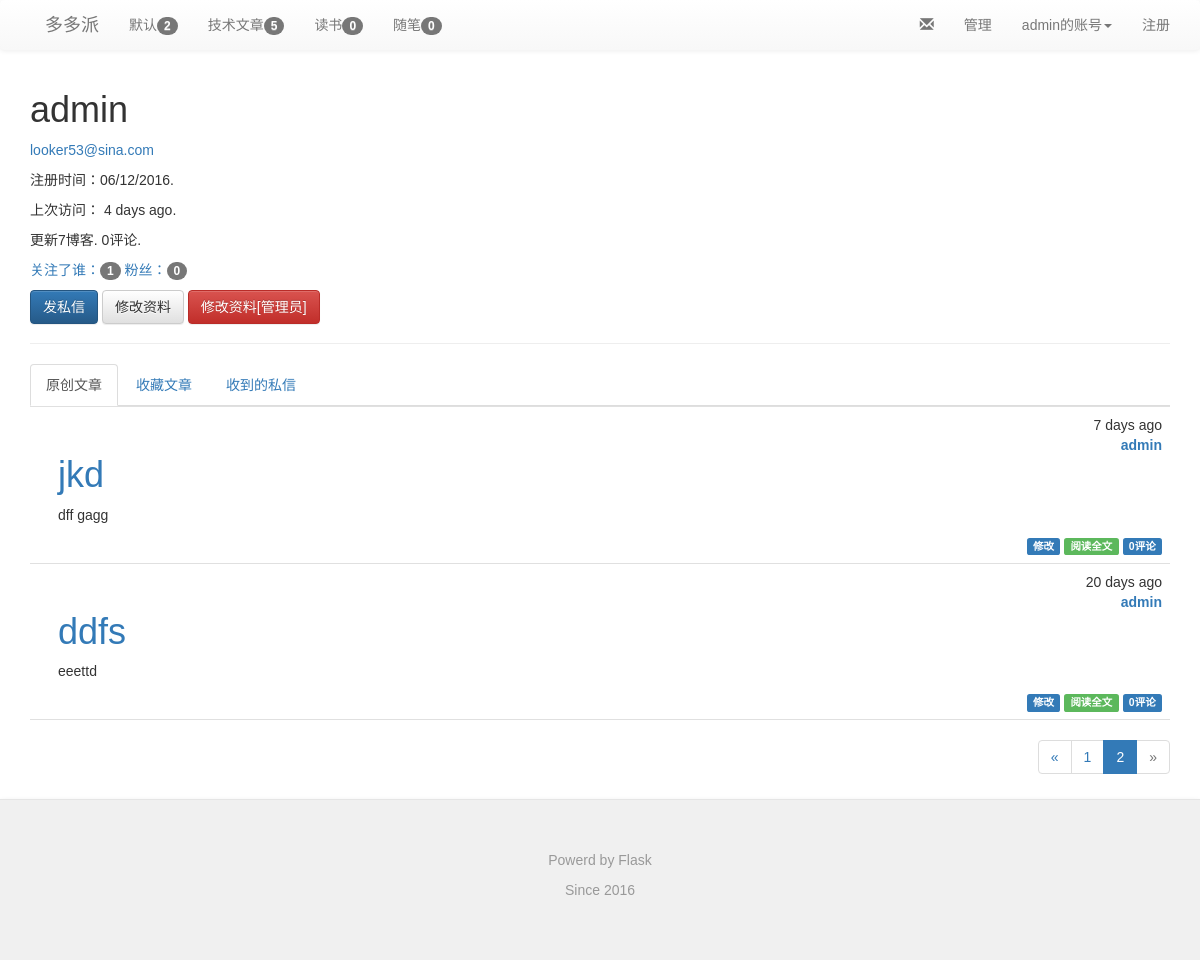
Page /profile/admin?page=2 (signed in) on the committed database.
### app/models.py (models this page shows, shortened)
class Category(db.Model):
    __tablename__ = 'categories'
    id = db.Column(db.Integer,primary_key=True)
    name = db.Column(db.String(64),unique=True)
    posts = db.relationship('Post',backref='category',lazy='dynamic')

class User(UserMixin, db.Model):
    __tablename__ = 'users'
    id = db.Column(db.Integer, primary_key=True)
    email = db.Column(db.String(64), unique=True, index=True)
    username = db.Column(db.String(64), unique=True, index=True)
    role_id = db.Column(db.Integer, db.ForeignKey('roles.id'))
    password_hash = db.Column(db.String(128))
    confirmed = db.Column(db.Boolean, default=False)
    name = db.Column(db.String(64))
    location = db.Column(db.String(64))
    about_me = db.Column(db.Text())
    member_since = db.Column(db.DateTime(), default=datetime.utcnow)
    last_seen = db.Column(db.DateTime(), default=datetime.utcnow)
    posts = db.relationship('Post',backref='author',lazy='dynamic')
    followed = db.relationship('Follow',
                               foreign_keys=[Follow.follower_id],
                               backref=db.backref('follower',lazy='joined'),
                               lazy='dynamic',cascade='all,delete-orphan')
    followers = db.relationship('Follow',
                                foreign_keys=[Follow.followed_id],
                                backref=db.backref('followed',lazy='joined'),
                                lazy='dynamic',cascade='all,delete-orphan')
    sendto = db.relationship('Message',
                             foreign_keys=[Message.sendto_id],
                             backref=db.backref('sendto',lazy='joined'),
                             lazy='dynamic',cascade='all,delete-orphan'
                             )
    author = db.relationship('Message',
                             foreign_keys=[Message.author_id],
                             backref=db.backref('author',lazy='joined'),
                             lazy='dynamic',cascade='all,delete-orphan'
                             )
    comments = db.relationship('Comment',backref='author',lazy='dynamic')
    starposts = db.relationship('Post',secondary='stars',backref=db.backref('stared',lazy='joined'),lazy='joined')
    @property
    def password(self):
        raise AttributeError('password is not a readable attribute')
    def can(self, permissions):
        return self.role is not None and \
            (self.role.permissions & permissions) == permissions
    def is_administrator(self):
        return self.can(Permission.ADMINISTER)
    def ping(self):
        self.last_seen = datetime.utcnow()
        db.session.add(self)
    def unread_message(self):
        num = self.sendto.count()
        total = 0
        for i in range(0,num):
            if self.sendto[i].confirmed == False:
                total += 1
        return total

class Post(db.Model):
    __tablename__ = 'posts'
    id = db.Column(db.Integer,primary_key=True)
    title = db.Column(db.Text(128))
    body = db.Column(db.Text)
    body_html = db.Column(db.Text)
    timestamp = db.Column(db.DateTime,index=True,default=datetime.utcnow)
    auth_id = db.Column(db.Integer,db.ForeignKey('users.id'))
    category_id = db.Column(db.Integer,db.ForeignKey('categories.id'))
    comments = db.relationship('Comment',backref='post',lazy='dynamic')
    visits = db.Column(db.Integer,nullable=False,default=int(10))

### app/main/views.py (the view)
@main.route('/profile/<username>')
def profile(username):
    user = User.query.filter_by(username=username).first_or_404()
    page = request.args.get('page', 1, type=int)
    pagination = user.posts.order_by(Post.timestamp.desc()).paginate(
        page, per_page=current_app.config['FLASKY_POSTS_PER_PAGE'],
        error_out=False)
    posts = pagination.items
    return render_template('user.html', user=user, posts=posts,
                           pagination=pagination)

### app/auth/views.py (called while the page is built)
@auth.before_app_request
def before_request():
    if current_user.is_authenticated:
        current_user.ping()
        if not current_user.confirmed \
            and request.endpoint[:5] != 'auth.' \
            and request.endpoint != 'static':
            return redirect(url_for('auth.unconfirmed'))

### app/main/__init__.py (called while the page is built)
@main.app_context_processor
def inject_permission():
    return dict(Permission=Permission)

### app/main/views.py (called while the page is built)
@main.before_app_request
def before_request(): #定义全局变量
    g.categories=Category.query.all()
    g.hotpost = Post.query.order_by(Post.visits.desc()).all()

@main.after_app_request
def after_request(response):
    for query in get_debug_queries():
        if query.duration >= current_app.config['FLASKY_SLOW_DB_QUERY_TIME']:
            current_app.logger.warning(
                'Slow query:%s\nParameters: %s\nDuration: %fs\nContext: %s\n'
                %(query.statement,query.parameters,query.duration,query.context)
            )
    return response

### app/models.py (called while the page is built)
@login_manager.user_loader
def load_user(user_id):
    return User.query.get(int(user_id))

### app/templates/user.html (shortened to what this page needs)
{% extends "base.html" %}
{% import "_macros.html" as macros %}
{% block page_content %}
{% include "_userbase.html" %}
{% include '_posts_thumbnail.html' %}
{% if pagination %}
<div class="pagination">
    {{ macros.pagination_widget(pagination,'.profile',username=user.username)}}
</div>
{% endif %}
{% endblock %}

### app/templates/base.html (shortened to what this page needs)
{% extends "bootstrap/base.html" %}
{% block head %}
{{ super() }}
<link rel="stylesheet" type="text/css" href="{{ url_for('static', filename='css/bootstrap.css') }}">
<link rel="stylesheet" type="text/css" href="{{ url_for('static', filename='css/bootstrap.min.css') }}">
<link rel="stylesheet" type="text/css" href="{{ url_for('static', filename='css/bootstrap-theme.css') }}">
<link rel="stylesheet" type="text/css" href="{{ url_for('static', filename='css/bootstrap-theme.min.css') }}">
<link rel="stylesheet" type="text/css" href="{{ url_for('static', filename='styles.css') }}">
{% endblock %}
{% block navbar %}
<div class="nav navbar-default">
    <div class="container">
        <div class="navbar-header">
            <a class="navbar-brand" href="/">多多派</a>
        </div>
            <ul class="nav navbar-nav">
            {% for category in g.categories %}
                <li><a href="{{ url_for('main.category',id=category.id)}}">{{category.name}}<span class="badge">{{category.posts.count()}}</span></a></li>
            {% endfor %}
            </ul>
            <ul class="nav navbar-nav navbar-right">
                <li><a href="{{url_for('auth.register')}}">注册</a></li>
            </ul>
            <ul class="nav navbar-nav navbar-right">
                {% if current_user.is_authenticated %}
                <li class="dropdown">
                    <a href="#" class="dropdown-toggle" data-toggle="dropdown">{{current_user.username}}的账号<b class="caret"></b></a>
                </li>
                {% else %}
                <li><a href="{{ url_for('auth.login') }}">登录</a></li>
                {% endif %}
             </ul>
            {% if current_user.can(Permission.MODERATE_COMMENTS) %}
            <ul class="nav navbar-nav navbar-right">
                <li><a href="{{ url_for('main.showmessages',username=current_user.username) }}">
                    <i class="glyphicon glyphicon-envelope" aria-hidden="true"></i>
                </a></li>
                <li><a href="{{ url_for('main.moderate') }}">管理</a></li>
            </ul>
            {% endif %}
        </div>
   </div>
{% endblock %}
{% block content %}
<div class="container">
    {% block page_content %}{% endblock %}
</div>
<div class="nav navbar-default">
  <footer class="blog-footer">
      <p>Powerd by Flask</p>
      <p>Since 2016</p>
  </footer>
</div>
{% endblock %}

### app/templates/_userbase.html (shortened to what this page needs)
<div class="page-header">
    <h1>{{ user.username }}</h1>
    {% if current_user.is_administrator() %}
    <p><a href="mailto:{{ user.email }}">{{ user.email }}</a></p>
    {% endif %}
    <p>注册时间：{{ moment(user.member_since).format('L') }}.</p>
    <p>上次访问： {{ moment(user.last_seen).fromNow() }}.</p>
    <p>更新{{ user.posts.count() }}博客. {{ user.comments.count() }}评论.</p>
    <p>
        <a href="{{ url_for('.followers',username=user.username) }}">关注了谁：<span class="badge">{{ user.followers.count()}}</span> </a>
        <a href="{{ url_for('.followed_by',username=user.username) }}">粉丝：<span class="badge">{{ user.followed.count()-1}}</span> </a>
    </p>
    <p>
        <a class="btn btn-primary" href="{{ url_for('.send_message',username=user.username) }}">发私信</a>
        {% if user == current_user %}
        <a class="btn btn-default" href="{{ url_for('main.edit_profile') }}">修改资料</a>
        {% endif %}
        {% if current_user.is_administrator() %}
        <a class="btn btn-danger" href="{{ url_for('main.edit_profile_admin',id=user.id) }}">修改资料[管理员]</a>
        {% endif %}
    </p>
</div>
<div class="post-tabs">
    <ul class="nav nav-tabs tabs-primary">
        {% if current_user.is_authenticated %}
        <li class="active"><a href="{{ url_for('.profile',username=user.username)}}">原创文章</a></li>
        <li class=""><a href="{{ url_for('.starposts',username=user.username) }}">收藏文章</a></li>
        <li class=""><a href="{{ url_for('.showmessages',username=user.username) }}">收到的私信</a></li>
        {% endif %}
    </ul>
</div>

### app/templates/_posts_thumbnail.html
<ul class="posts">
    {% for post in posts %}
    <li class="post">
        <div class="post-content">
            <div class="post-date">{{ moment(post.timestamp).fromNow() }}</div><br/>
            <div class="post-auth"><a href="{{ url_for('.profile',username=post.author.username) }}">{{ post.author.username }}</a></div>
            <div class="post-title text-primary">
                {% if post.title %}
                <h1>{{ post.title }}</h1>
                {% endif %}
            </div>
            <div class="post-body">
                {% if post.body_html %}
                    {{ post.body_html[:100]| safe }}
                {% else %}
                    {{ post.body[:100] }}
                {% endif %}
            </div>
            <div class="post-footer">
                {% if current_user == post.author %}
                <a href="{{ url_for('.edit', id=post.id) }}">
                    <span class="label label-primary">修改</span>
                </a>
                {% elif current_user.is_administrator() %}
                <a href="{{ url_for('.edit', id=post.id) }}">
                    <span class="label label-danger">修改 [管理员]</span>
                </a>
                {% endif %}
                <a href="{{ url_for('.post',id=post.id) }}">
                    <span class="label label-success">阅读全文</span>
                </a>
                <a href="{{ url_for('.post',id=post.id) }}#comments">
                    <span class="label label-primary">{{ post.comments.count() }}评论</span>
                </a>
            </div>
        </div>
    </li>
    {% endfor %}
</ul>

### app/static/styles.css (style rules this page uses)
body,button, input, select, textarea,h1 ,h2, h3, h4, h5, h6 { font-family: Microsoft YaHei , Tahoma, Helvetica, Arial, "\5b8b\4f53"; }
div.post-tabs { margin-top: 16px; }
ul.posts { list-style-type: none; padding: 0px; margin: 0px 0px 0px 0px; border-top: 1px solid #e0e0e0; }
ul.posts li.post { padding: 8px; border-bottom: 1px solid #e0e0e0; }
div.post-date { float: right; }
div.post-auth { float: right; font-weight: bold; }
div.post-content { margin-left: 20px; min-height: 20px; }
div.post-footer { text-align:right; }
div.pagination { width: 100%; text-align: right; padding: 0px; margin: 0px; }
footer.blog-footer { padding: 50px; color: #999; text-align: center; background-color: #f0f0f0; border-top: 1px solid #e5e5e5; }

### rows in the picture
Category: name "默认", posts.count "2"
Category: name "技术文章", posts.count "5"
Category: name "读书", posts.count "0"
Category: name "随笔", posts.count "0"
User: username "admin", email "looker53@sina.com", member_since "06/12/2016", last_seen "4 days ago"
Post: timestamp "7 days ago", author.username "admin", title "jkd", body_html "dff gagg", comments.count "0"
Post: timestamp "20 days ago", author.username "admin", title "ddfs", body_html "eeettd", comments.count "0"

### other values in the picture
{{ user.posts.count() }} "7"
{{ user.comments.count() }} "0"
{{ user.followers.count() }} "1"
{{ user.followed.count()-1 }} "0"
{{ p }} "1"
{{ p }} "2"
